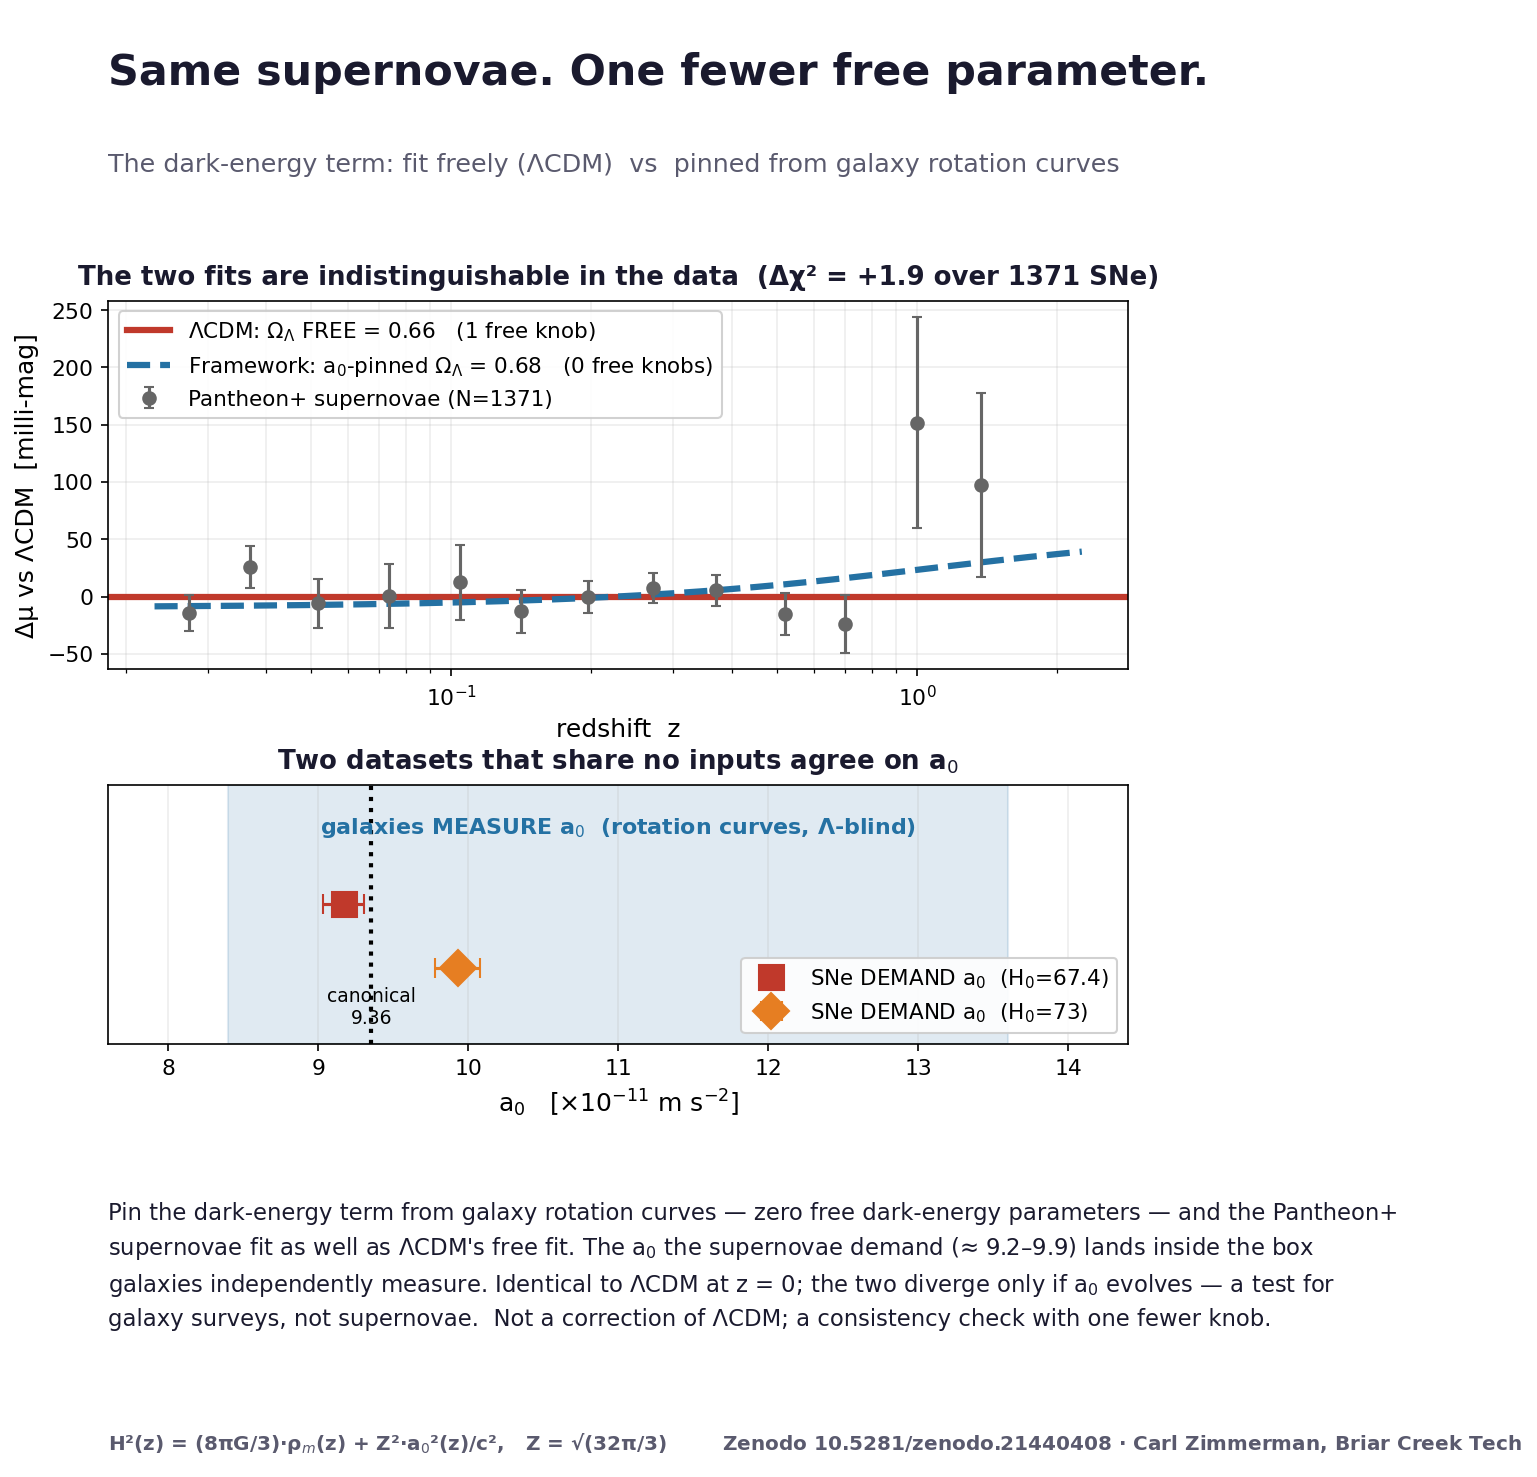

This figure's Python source:
#!/usr/bin/env python3
"""
Standalone LinkedIn card (4:5 portrait, 1200x1500) of the side-by-side result:
the supernova dark-energy term fit freely (LCDM) vs pinned from galaxy rotation curves.
Headline + two stacked panels + honest caption + DOI baked in. Reuses side_by_side.py's fit.
"""
import numpy as np
from scipy import optimize
import matplotlib
matplotlib.use("Agg")
import matplotlib.pyplot as plt
from matplotlib import gridspec

c_ms, G, MPC = 2.99792458e8, 6.67430e-11, 3.0856776e22
Z = np.sqrt(32*np.pi/3)
A0_CANON = 9.355e-11
A0_SPARC, A0_LO, A0_HI = 1.181e-10, 0.84e-10, 1.36e-10

d = np.genfromtxt("pantheonplus_full.dat", names=True, dtype=None, encoding=None)
m = (d["IS_CALIBRATOR"] == 0) & (d["zHD"] > 0.023)
z, mb, dmb = d["zHD"][m], d["m_b_corr"][m], d["m_b_corr_err_DIAG"][m]
N = len(z); w = 1/dmb**2; zg = np.linspace(0, z.max()*1.02, 4000)

def Ez(zz, OmL): return np.sqrt((1-OmL)*(1+zz)**3 + OmL)
def shape_at(OmL, zarr):
    inv = 1.0/Ez(zg, OmL)
    integ = np.concatenate([[0], np.cumsum(0.5*(inv[1:]+inv[:-1])*np.diff(zg))])
    return 5*np.log10((1+zarr)*np.interp(zarr, zg, integ))
def chi2(OmL):
    dd = mb - shape_at(OmL, z); return float(np.sum(dd*dd*w) - np.sum(dd*w)**2/np.sum(w))

r = optimize.minimize_scalar(chi2, bounds=(0.0, 0.99), method="bounded")
OmL_A, chiA = r.x, r.fun
f = lambda x: chi2(x)-(chiA+1); lo = optimize.brentq(f,0.001,OmL_A); hi = optimize.brentq(f,OmL_A,0.999)
def OmL_from_a0(a0,H0): return (Z**2*a0**2)/(c_ms**2*(H0*1e3/MPC)**2)
def a0_from_OmL(OmL,H0): return (c_ms*(H0*1e3/MPC)/Z)*np.sqrt(OmL)
OmL_can = OmL_from_a0(A0_CANON, 67.4)
dchi = chi2(OmL_can) - chiA

# ---------- card ----------
INK, MUTE, RED, BLUE = "#1a1a2e", "#5a5a6e", "#c0392b", "#2471a3"
plt.rcParams.update({"font.family":"DejaVu Sans"})
fig = plt.figure(figsize=(8, 10), dpi=150)
fig.patch.set_facecolor("white")
gs = gridspec.GridSpec(4, 1, height_ratios=[0.155, 0.335, 0.235, 0.275], hspace=0.42,
                       left=0.105, right=0.955, top=0.985, bottom=0.02)

# --- header ---
axh = fig.add_subplot(gs[0]); axh.axis("off")
axh.text(0, 0.66, "Same supernovae. One fewer free parameter.",
         fontsize=20.5, fontweight="bold", color=INK, va="center")
axh.text(0, 0.12, "The dark-energy term: fit freely (ΛCDM)  vs  pinned from galaxy rotation curves",
         fontsize=12.2, color=MUTE, va="center")

# --- panel 1: Hubble residuals to Model A ---
ax1 = fig.add_subplot(gs[1])
shpA = shape_at(OmL_A, z); shpB = shape_at(OmL_can, z)
residA = mb - shpA; residA -= np.sum(residA*w)/np.sum(w)
offB = np.sum((shpB-shpA)*w)/np.sum(w)
zb = np.logspace(np.log10(z.min()), np.log10(z.max()), 15); idx = np.digitize(z, zb)
keep = [i for i in range(1,len(zb)) if (idx==i).sum()>3]
zc = np.array([z[idx==i].mean() for i in keep])
rc = np.array([np.average(residA[idx==i],weights=w[idx==i]) for i in keep])
re = np.array([1/np.sqrt(w[idx==i].sum()) for i in keep])
zz = np.logspace(np.log10(z.min()), np.log10(z.max()), 300)
curveB = (shape_at(OmL_can,zz)-shape_at(OmL_A,zz)) - offB
ax1.errorbar(zc, rc*1e3, yerr=re*1e3, fmt='o', ms=6, color="0.4", capsize=2.5,
             label=f"Pantheon+ supernovae (N={N})", zorder=3)
ax1.axhline(0, color=RED, lw=3, label=f"ΛCDM: Ω$_\\Lambda$ FREE = {OmL_A:.2f}   (1 free knob)")
ax1.plot(zz, curveB*1e3, '--', lw=3, color=BLUE,
         label=f"Framework: a$_0$-pinned Ω$_\\Lambda$ = {OmL_can:.2f}   (0 free knobs)")
ax1.set_xscale("log"); ax1.set_xlabel("redshift  z", fontsize=12)
ax1.set_ylabel("Δμ vs ΛCDM  [milli-mag]", fontsize=12)
ax1.set_title(f"The two fits are indistinguishable in the data  (Δχ² = +{dchi:.1f} over {N} SNe)",
              fontsize=12.5, fontweight="bold", color=INK, pad=8)
ax1.legend(fontsize=10.3, loc="upper left", framealpha=0.9)
ax1.grid(alpha=0.22, which="both"); ax1.tick_params(labelsize=10.5)

# --- panel 2: a0 agreement number line ---
ax2 = fig.add_subplot(gs[2])
ax2.axvspan(A0_LO*1e11, A0_HI*1e11, color=BLUE, alpha=0.14)
ax2.text((A0_LO*1e11+A0_HI*1e11)/2, 2.72, "galaxies MEASURE a$_0$  (rotation curves, Λ-blind)",
         ha="center", va="center", fontsize=10.6, color=BLUE, fontweight="bold")
a1=a0_from_OmL(OmL_A,67.4)*1e11; a1l=a0_from_OmL(lo,67.4)*1e11; a1h=a0_from_OmL(hi,67.4)*1e11
a2=a0_from_OmL(OmL_A,73.0)*1e11; a2l=a0_from_OmL(lo,73.0)*1e11; a2h=a0_from_OmL(hi,73.0)*1e11
ax2.errorbar([a1],[1.75],xerr=[[a1-a1l],[a1h-a1]],fmt='s',ms=12,color=RED,capsize=5,
             label="SNe DEMAND a$_0$  (H$_0$=67.4)")
ax2.errorbar([a2],[0.95],xerr=[[a2-a2l],[a2h-a2]],fmt='D',ms=12,color="#e67e22",capsize=5,
             label="SNe DEMAND a$_0$  (H$_0$=73)")
ax2.axvline(9.355, color="k", ls=":", lw=2)
ax2.text(9.355, 0.2, "canonical\n9.36", ha="center", va="bottom", fontsize=9, color="k")
ax2.set_yticks([]); ax2.set_ylim(0,3.25); ax2.set_xlim(7.6,14.4)
ax2.set_xlabel(r"a$_0$   [$\times 10^{-11}$ m s$^{-2}$]", fontsize=12)
ax2.set_title("Two datasets that share no inputs agree on a$_0$",
              fontsize=12.5, fontweight="bold", color=INK, pad=8)
ax2.legend(fontsize=10.3, loc="lower right", framealpha=0.9)
ax2.grid(alpha=0.22, axis="x"); ax2.tick_params(labelsize=10.5)

# --- footer caption ---
axf = fig.add_subplot(gs[3]); axf.axis("off")
cap = ("Pin the dark-energy term from galaxy rotation curves — zero free dark-energy "
       "parameters — and the Pantheon+\nsupernovae fit as well as ΛCDM's free fit. The a$_0$ the "
       "supernovae demand (≈ 9.2–9.9) lands inside the box\ngalaxies independently measure. "
       "Identical to ΛCDM at z = 0; the two diverge only if a$_0$ evolves — a test for\ngalaxy "
       "surveys, not supernovae.  Not a correction of ΛCDM; a consistency check with one fewer knob.")
axf.text(0, 0.86, cap, fontsize=10.9, color=INK, va="top", linespacing=1.5)
axf.text(0, 0.02, "H²(z) = (8πG/3)·ρ$_m$(z) + Z²·a$_0$²(z)/c²,   Z = √(32π/3)        "
                  "Zenodo 10.5281/zenodo.21440408 · Carl Zimmerman, Briar Creek Tech",
         fontsize=9.6, color=MUTE, va="bottom", fontweight="bold")

fig.savefig("linkedin_card.png", dpi=150, facecolor="white", bbox_inches="tight")
print(f"OmL_A={OmL_A:.3f}  OmL_can={OmL_can:.3f}  dchi={dchi:+.1f}  SNe-a0 {a1:.2f}(P)/{a2:.2f}(S)")
print("card -> linkedin_card.png"); print("EXIT 0")
